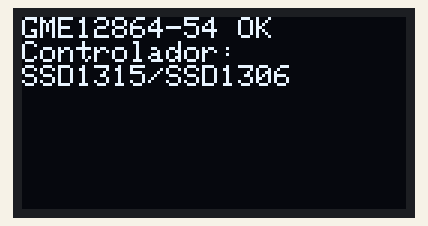
A sketch run on a simulated ESP32. Shown: 128×64 one-colour display. What the sketch prints to the serial monitor is not drawn.

Above: at 2.3 s.

The sketch:

esp32_wifi_ids_mqtt.ino
```cpp
#include <Wire.h>
#include <Adafruit_GFX.h>
#include <Adafruit_SSD1306.h>

#define SCREEN_WIDTH 128
#define SCREEN_HEIGHT 64
#define OLED_RESET    -1
#define OLED_ADDR     0x3C
#define I2C_SDA       21
#define I2C_SCL       22

Adafruit_SSD1306 display(SCREEN_WIDTH, SCREEN_HEIGHT, &Wire, OLED_RESET);

bool initOLED() {
  Wire.end();
  delay(50);
  Wire.begin(I2C_SDA, I2C_SCL);
  delay(300);

  for (int i = 0; i < 5; i++) {
    Serial.printf("Intentando OLED, intento %d...\n", i + 1);

    if (display.begin(SSD1306_SWITCHCAPVCC, OLED_ADDR)) {
      display.clearDisplay();
      display.setTextSize(1);
      display.setTextColor(SSD1306_WHITE);
      display.setCursor(0, 0);
      display.println("GME12864-54 OK");
      display.println("Controlador:");
      display.println("SSD1315/SSD1306");
      display.display();
      return true;
    }

    delay(300);
  }

  return false;
}

void setup() {
  Serial.begin(115200);
  delay(1000);

  Serial.println("Iniciando prueba OLED...");
  delay(800);  // estabilizacion de alimentacion

  if (!initOLED()) {
    Serial.println("No se pudo iniciar la OLED.");
    Serial.println("Pruebe direccion 0x3D si 0x3C no responde.");
    while (true) delay(1000);
  }

  Serial.println("OLED inicializada correctamente.");
}

void loop() {
}
```
